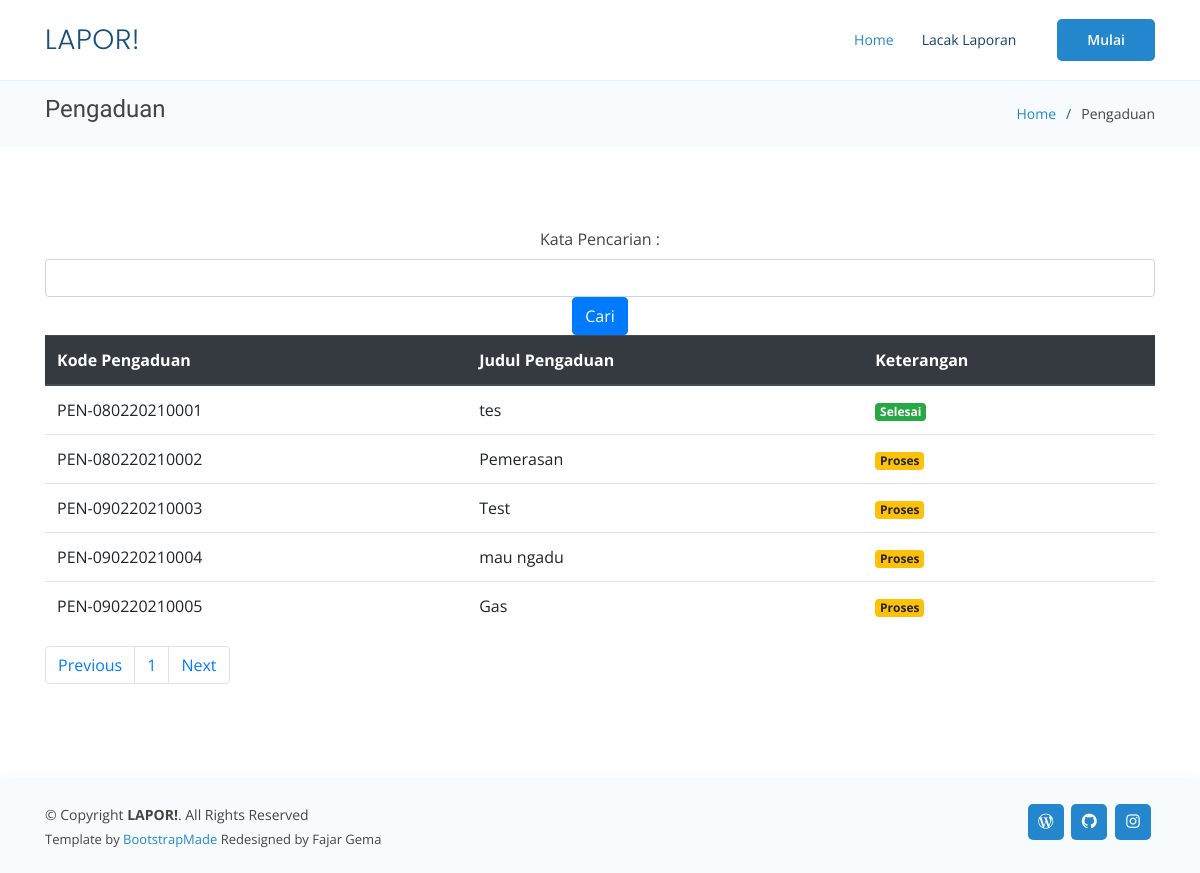
/cari-pengaduan.php, run on the app's committed database.
### tables this page shows
CREATE TABLE `pengaduan` (
  `id_pengaduan` int(11) NOT NULL,
  `kode` varchar(255) NOT NULL,
  `judul` varchar(128) NOT NULL,
  `isi` text NOT NULL,
  `tgl_terjadi` date NOT NULL,
  `lokasi` varchar(128) NOT NULL,
  `tgl_dikirim` date NOT NULL,
  `id_kategori` int(11) NOT NULL,
  `stat` tinyint(1) NOT NULL DEFAULT 0,
  `gambar` varchar(128) DEFAULT NULL
);

### cari-pengaduan.php (the view, shortened to what this page needs)
<!DOCTYPE html>
<html lang="en">
<head>
  <link href="assets/vendor/fontawesome-free/css/all.min.css" rel="stylesheet" type="text/css">
  <link href="assets/user/vendor/bootstrap/css/bootstrap.min.css" rel="stylesheet">
  <link href="assets/user/vendor/icofont/icofont.min.css" rel="stylesheet">
  <link href="assets/user/vendor/boxicons/css/boxicons.min.css" rel="stylesheet">
  <link href="assets/user/vendor/remixicon/remixicon.css" rel="stylesheet">
  <link href="assets/user/vendor/venobox/venobox.css" rel="stylesheet">
  <link href="assets/user/vendor/owl.carousel/assets/owl.carousel.min.css" rel="stylesheet">
  <link href="assets/user/vendor/aos/aos.css" rel="stylesheet">
  <link href="assets/user/css/style.css" rel="stylesheet">
</head>
<body>
  <header id="header" class="fixed-top">
    <div class="container d-flex align-items-center">
      <h1 class="logo mr-auto"><a href="index.html">LAPOR!</a></h1>
      <nav class="nav-menu d-none d-lg-block">
        <ul>
          <li class="active"><a href="index.php">Home</a></li>
          <li class="drop-down"><a href="">Lacak Laporan</a>
          </li>
        </ul>
      </nav>
      <a href="#inti" class="get-started-btn scrollto">Mulai</a>
    </div>
  </header>
  <main id="main">
    <section class="breadcrumbs">
      <div class="container">
        <div class="d-flex justify-content-between align-items-center">
          <h2>Pengaduan</h2>
          <ol>
            <li><a href="index.php">Home</a></li>
            <li>Pengaduan</li>
          </ol>
        </div>
      </div>
    </section>
    <section class="inner-page">
      <div class="container">
        <form method="GET" action="cari-pengaduan.php" style="text-align: center;">
            <label>Kata Pencarian : </label>
            <input type="text" class="form-control" name="kata_cari" value="<?php if(isset($_GET['kata_cari'])) { echo $_GET['kata_cari']; } ?>"  />
            <button type="submit" class="btn btn-primary">Cari</button>
	    </form>
        <table class="table">
            <thead class="thead-dark">
                <tr>
                    <th>Kode Pengaduan</th>
                    <th>Judul Pengaduan</th>
                    <th>Keterangan</th>
                </tr>
            </thead>
            <tbody>
                <?php
                include('config.php');
                $batas = 10;
				$halaman = isset($_GET['halaman'])?(int)$_GET['halaman'] : 1;
				$halaman_awal = ($halaman>1) ? ($halaman * $batas) - $batas : 0;
				$next = $halaman + 1;
                    if(isset($_GET['kata_cari'])) {
                        $kata_cari = $_GET['kata_cari'];
                        $query = "SELECT * FROM pengaduan WHERE kode like '%".$kata_cari."%' ORDER BY id_pengaduan ASC";
                    } else {
                        $query = "SELECT * FROM pengaduan limit $halaman_awal, $batas";
                    }
                    $result = mysqli_query($db, $query);
                    $jumlah_data = mysqli_num_rows($result);
                    $total_halaman = ceil($jumlah_data / $batas);
                    while ($row = mysqli_fetch_assoc($result)) {
                ?>
                <tr>
                    <td><?php echo $row['kode']; ?></td>
                    <td><?php echo $row['judul']; ?></td>
                    <td>
                        <?php
                            if($row['stat'] == 0){
                                echo '<span class="badge badge-warning">Proses</span>';
                            } else if ($row['stat'] == 1) {
                                echo '<span class="badge badge-success">Selesai</span>';
                            } else {
                                echo 'Tidak di ketahui';
                            }
                        ?>
                    </td>
                </tr>
                <?php
                }
                ?>
            </tbody>
        </table>
        <nav>
			<ul class="pagination justify-content-right">
				<li class="page-item">
					<a class="page-link" <?php if($halaman > 1){ echo "href='?halaman=$Previous'"; } ?>>Previous</a>
				</li>
				<?php
				for($x=1;$x<=$total_halaman;$x++){
					?>
					<li class="page-item"><a class="page-link" href="?halaman=<?php echo $x ?>"><?php echo $x; ?></a></li>
					<?php
				}
				?>
				<li class="page-item">
					<a  class="page-link" <?php if($halaman < $total_halaman) { echo "href='?halaman=$next'"; } ?>>Next</a>
				</li>
			</ul>
		</nav>
      </div>
    </section>
  </main>
  <footer id="footer">
    <div class="container d-md-flex py-4">
      <div class="mr-md-auto text-center text-md-left">
        <div class="copyright">
          &copy; Copyright <strong><span>LAPOR!</span></strong>. All Rights Reserved
        </div>
        <div class="credits">
          Template by <a href="https://bootstrapmade.com/">BootstrapMade</a> Redesigned by Fajar Gema
        </div>
      </div>
      <div class="social-links text-center text-md-right pt-3 pt-md-0">
        <a href="https://fajargema.my.id/" rel="" class="twitter"><i class="bx bxl-wordpress"></i></a>
        <a href="https://github.com/fajargema/" class="facebook"><i class="bx bxl-github"></i></a>
        <a href="https://instagram.com/fajargema" class="instagram"><i class="bx bxl-instagram"></i></a>
      </div>
    </div>
  </footer>
</body>
</html>

### assets/user/css/style.css (style rules this page uses)
body { font-family: "Open Sans", sans-serif; color: #444444; }
a { color: #2487ce; }
h1, h2, h3, h4, h5, h6 { font-family: "Raleway", sans-serif; }
#header { transition: all 0.5s; background: #fff; z-index: 997; padding: 15px 0; border-bottom: 1px solid #e6f2fb; }
#header .logo { font-size: 28px; margin: 0; padding: 0; line-height: 1; font-weight: 300; letter-spacing: 0.5px; font-family: "Poppins", sans-serif; }
#header .logo a { color: #16507b; }
.nav-menu ul { margin: 0; padding: 0; list-style: none; }
.nav-menu > ul { display: flex; }
.nav-menu > ul > li { position: relative; white-space: nowrap; padding: 14px 0 14px 28px; }
.nav-menu a { display: block; position: relative; color: #124265; transition: 0.3s; font-size: 14px; font-family: "Open Sans", sans-serif; }
.nav-menu a:hover, .nav-menu .active > a, .nav-menu li:hover > a { color: #2487ce; }
.nav-menu .drop-down > a:after { content: "\ea99"; font-family: IcoFont; padding-left: 5px; }
.get-started-btn { margin-left: 25px; background: #2487ce; color: #fff; border-radius: 5px; padding: 10px 30px 11px 30px; white-space: nowrap; transition: 0.3s; font-size: 14px; font-weight: 600; display: inline-block; }
.mobile-nav { position: fixed; top: 55px; right: 15px; bottom: 15px; left: 15px; z-index: 9999; overflow-y: auto; background: #fff; transition: ease-in-out 0.2s; opacity: 0; visibility: hidden; border-radius: 10px; padding: 10px 0; }
.mobile-nav * { margin: 0; padding: 0; list-style: none; }
.mobile-nav a { display: block; position: relative; color: #124265; padding: 10px 20px; font-weight: 500; outline: none; }
.mobile-nav a:hover, .mobile-nav .active > a, .mobile-nav li:hover > a { color: #2487ce; text-decoration: none; }
.mobile-nav .drop-down > a:after { content: "\ea99"; font-family: IcoFont; padding-left: 10px; position: absolute; right: 15px; }
.mobile-nav .drop-down > a { padding-right: 35px; }
section { padding: 80px 0; overflow: hidden; }
.breadcrumbs { padding: 15px 0; background: #f8fbfe; min-height: 40px; margin-top: 80px; }
.breadcrumbs h2 { font-size: 24px; font-weight: 300; }
.breadcrumbs ol { display: flex; flex-wrap: wrap; list-style: none; padding: 0; margin: 0; font-size: 14px; }
.breadcrumbs ol li + li { padding-left: 10px; }
.breadcrumbs ol li + li::before { display: inline-block; padding-right: 10px; color: #1a5e90; content: "/"; }
#footer { color: #444444; font-size: 14px; background: #f8fbfe; box-shadow: 0px 2px 15px rgba(18, 66, 101, 0.08); }
#footer .credits { padding-top: 5px; font-size: 13px; color: #444444; }
#footer .social-links a { font-size: 18px; display: inline-block; background: #2487ce; color: #fff; line-height: 1; padding: 8px 0; margin-right: 4px; border-radius: 5px; text-align: center; width: 36px; height: 36px; transition: 0.3s; }

### data on the page
pengaduan: kode "PEN-080220210001", judul "tes", stat "Selesai"
pengaduan: kode "PEN-080220210002", judul "Pemerasan", stat "Proses"
pengaduan: kode "PEN-090220210003", judul "Test", stat "Proses"
pengaduan: kode "PEN-090220210004", judul "mau ngadu", stat "Proses"
pengaduan: kode "PEN-090220210005", judul "Gas", stat "Proses"
